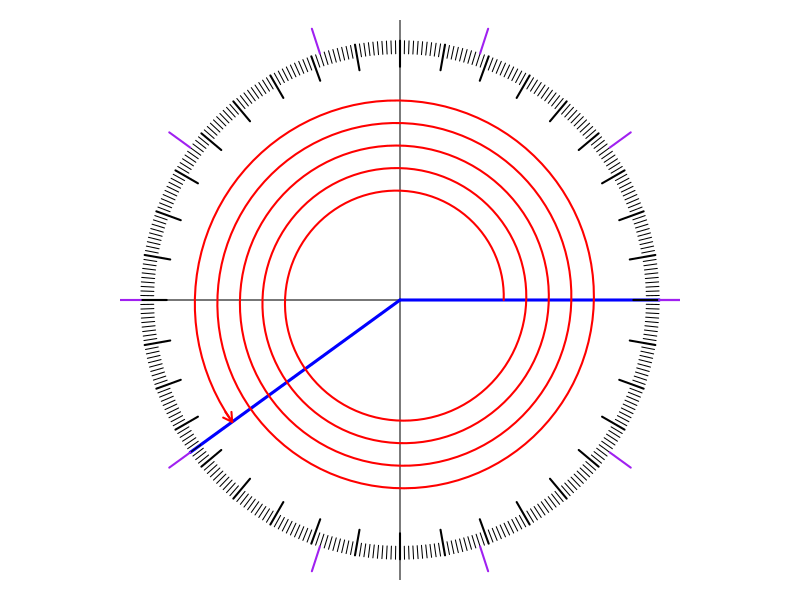

This chart was generated by the following R code:
## ---- chunk 1
while(T){
  rots = round(runif(1,0.1,10),1)
  degs = rots*360
  if(rots%%0.5 != 0){break}
}
shuch = list(c(0,degs/180*pi))
## ---- chunk 2
par(pty="s")
for(i in 1:length(shuch)){
  par(mar=c(1,1,1,1),pty="s")
  plot(0,0,type="n",ann=F,axes=F,xlim=c(-1,1),ylim=c(-1,1))
  abline(h=0)
  abline(v=0)
  a1 = shuch[[i]][1]
  a2 = shuch[[i]][2]
  lines(c(0,cos(a1)),c(0,sin(a1)),col="blue",lwd=3)
  lines(c(0,cos(a2)),c(0,sin(a2)),col="blue",lwd=3)
  len = 500
  th = seq(a1,a2,(a2-a1)/len)
  if(abs(a2-a1)>2*pi){
    r = seq(0.4,0.8,0.4/len)
  } else {
    r = 0.8
  }
  len = length(th)-1
  lines(r*cos(th),r*sin(th),lwd=2,col="red")
  arrows(0.8*cos(th[len]),0.8*sin(th[len]),0.8*cos(th[len+1]),0.8*sin(th[len+1]),lwd=2,col="red",length=0.1)
  for(theta in 1:360){
    thet = theta/180*pi
    if(theta%%10==0){
      lines(c(0.9*cos(thet),cos(thet)),c(0.9*sin(thet),sin(thet)),lwd=2)
    } else {
      lines(c(0.95*cos(thet),cos(thet)),c(0.95*sin(thet),sin(thet)))
    }
  }
  for(theta in seq(0,360,36)){
    thet = theta/180*pi
    lines(c(1.1*cos(thet),cos(thet)),c(1.1*sin(thet),sin(thet)),lwd=2,col="purple")
  }
}
